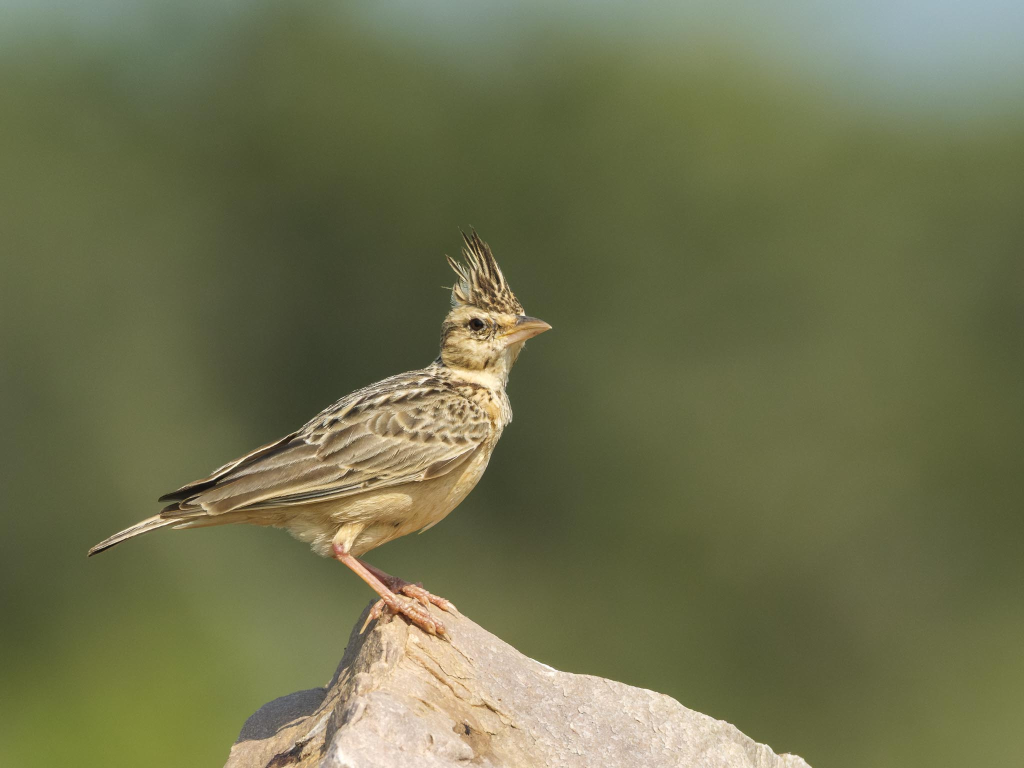
#> input picture assets/img/gallery/originals/landscapes/towny-lark-2.jpg, 2048 x 1536 px (shown at 1/2 size); its folder holds only this picture in this run
$ python generate_responsive_images.py
#> lines starting #> are read from the running program, lines starting #| are printed output that depends on the picture
#> (reads data/photos.json from the repository)
#!/usr/bin/env python3
"""Generate responsive JPEG variants and update gallery manifest.

Usage:
  python3 scripts/generate_responsive_images.py

Requires Pillow (`pip install pillow`).
"""
import json
import os
import re
from pathlib import Path

try:
    from PIL import Image
except Exception as exc:  # noqa: BLE001
    raise SystemExit(
        "Pillow is required for image generation. Install it with: pip install pillow"
    ) from exc

ROOT = Path(__file__).resolve().parents[1]
ORIGINALS = ROOT / "assets/img/gallery/originals"
GENERATED = ROOT / "assets/img/gallery/generated"
MANIFEST = GENERATED / "photos.json"

SIZES = [160, 320, 512, 768, 1024, 1350, 2048]
JPEG_QUALITY = 84
WEBP_QUALITY = 78


def normalize_title(name: str) -> str:
    return name.replace("-", " ").replace("_", " ").title()


def slugify(name: str) -> str:
    return re.sub(r"[^a-z0-9]+", "-", name.lower()).strip("-")


def photo_key(gallery: str, slug: str) -> str:
    return f"{gallery}/{slug}"


def process_image(src: Path, gallery: str, existing: dict):
#> called with gallery = 'landscapes'
    slug = slugify(src.stem)
    previous = existing.get(photo_key(gallery, slug), {})
    title = previous.get("title") or normalize_title(slug)

    with Image.open(src) as im:
#> im is the input picture: PIL image 2048x1536 RGB; mean R, G, B 110.5, 113.1, 78
        rgb = im.convert("RGB")
        ow, oh = rgb.size
#> ow = 2048; oh = 1536

        variants = {}
        for width in SIZES:
            if width > ow:
                continue
            h = int((oh / ow) * width)
            out_dir = GENERATED / gallery
            out_dir.mkdir(parents=True, exist_ok=True)
            jpg_out = out_dir / f"{slug}-{width}.jpg"
            webp_out = out_dir / f"{slug}-{width}.webp"
            resized = rgb.resize((width, h), Image.Resampling.LANCZOS)
            resized.save(jpg_out, format="JPEG", quality=JPEG_QUALITY, optimize=True, progressive=True)
            resized.save(webp_out, format="WEBP", quality=WEBP_QUALITY, method=6)
            variants[str(width)] = {
                "src": str(jpg_out.relative_to(ROOT)).replace("\\", "/"),
                "webp": str(webp_out.relative_to(ROOT)).replace("\\", "/"),
                "w": width,
                "h": h,
            }
#> this loop made 7 passes
#> pass 1, in process_image, `resized = rgb.resize((width, h), Image.Resampling.LANCZOS)`:
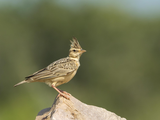
#> resized: PIL image 160x120 RGB; mean R, G, B 110.5, 113.1, 78
#> pass 2, in process_image, `resized = rgb.resize((width, h), Image.Resampling.LANCZOS)`:
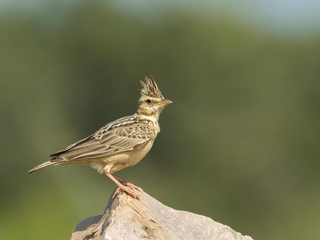
#> resized: PIL image 320x240 RGB; mean R, G, B 110.5, 113.1, 78
#> after the loop, variants = 7 items

        maxw = max(int(k) for k in variants)
#> maxw = 2048
        full = variants[str(maxw)]
#> full = 4 items

        item = {
            "slug": slug,
            "title": title,
            "description": previous.get("description", ""),
            "gallery": gallery,
            "camera": previous.get("camera", ""),
            "lens": previous.get("lens", ""),
            "exif": previous.get("exif", ""),
            "datetime": previous.get("datetime", ""),
            "original": {
                "file": str(src.relative_to(ROOT)).replace("\\", "/"),
                "w": ow,
                "h": oh,
            },
            "variants": variants,
            "exposure": previous.get("exposure", ""),
            "aperture": previous.get("aperture", ""),
            "iso": previous.get("iso", ""),
            "focal": previous.get("focal", ""),
            "default": full,
        }
        for key, value in previous.items():
            if key not in item and key not in {"original", "variants", "default"}:
                item[key] = value
#> after the loop, item = 15 items
        return item


def main():
    existing_items = []
    base_manifest = Path(os.environ.get("PHOTO_MANIFEST_BASE", MANIFEST))
    if base_manifest.exists():
        existing_items = json.loads(base_manifest.read_text())
    existing = {photo_key(item["gallery"], item["slug"]): item for item in existing_items}

    processed = {}
    for gallery_dir in sorted(ORIGINALS.iterdir()):
        if not gallery_dir.is_dir():
            continue
        gallery = gallery_dir.name
        for src in sorted(gallery_dir.iterdir()):
            if src.suffix.lower() not in {".jpg", ".jpeg", ".png", ".webp"}:
                continue
            item = process_image(src, gallery, existing)
#> item = 15 items
            processed[photo_key(item["gallery"], item["slug"])] = item
#> pass 2 of the loop in main, `for gallery_dir in sorted(ORIGINALS.iterdir()):`:
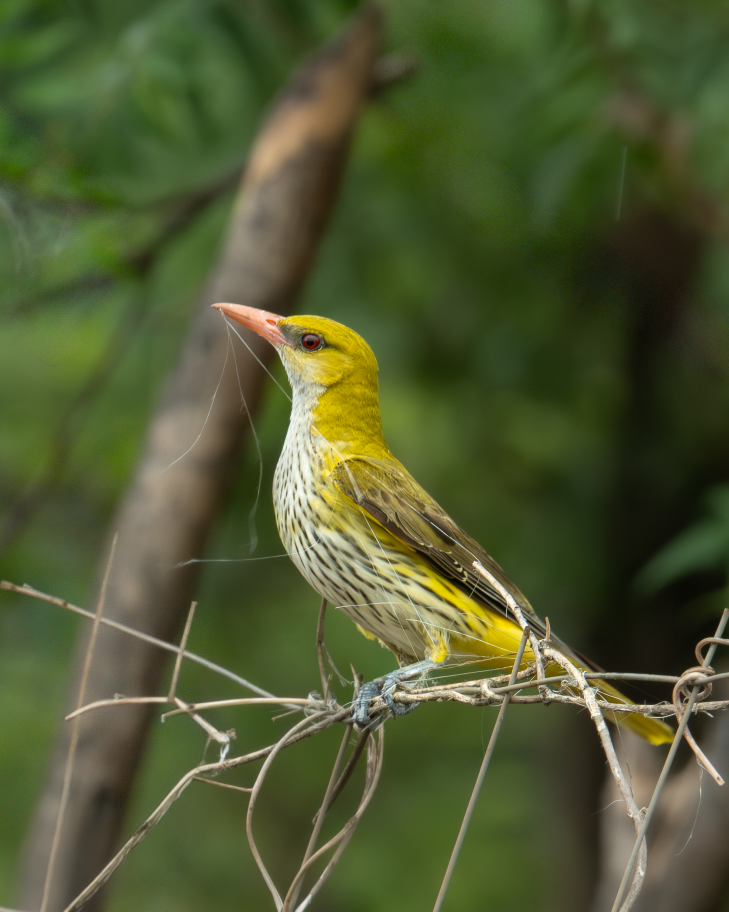
#> input picture assets/img/gallery/originals/wildlife/Indian-golden-oriole.jpg, 2187 x 2734 px (shown at 1/3 size)
#> in process_image, im is the input picture: PIL image 2187x2734 RGB; mean R, G, B 79.9, 88.9, 49.7
#> the loop in process_image (call 2), `for width in SIZES:` made 7 passes
#> pass 1, in process_image (call 2), `resized = rgb.resize((width, h), Image.Resampling.LANCZOS)`:
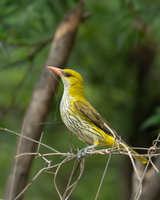
#> resized: PIL image 160x200 RGB; mean R, G, B 79.9, 88.9, 49.7
#> pass 2, in process_image (call 2), `resized = rgb.resize((width, h), Image.Resampling.LANCZOS)`:
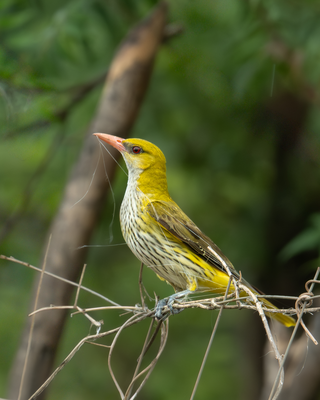
#> resized: PIL image 320x400 RGB; mean R, G, B 79.9, 88.9, 49.7

    ordered_keys = [
        photo_key(item["gallery"], item["slug"])
        for item in existing_items
        if photo_key(item["gallery"], item["slug"]) in processed
    ]
#> ordered_keys = []
    known_keys = set(ordered_keys)
#> known_keys = 0 items
    ordered_keys.extend(key for key in sorted(processed) if key not in known_keys)
    items = [processed[key] for key in ordered_keys]
#> items = 2 items

    MANIFEST.write_text(json.dumps(items, indent=2, ensure_ascii=False) + "\n")
    print(f"Wrote {len(items)} entries to {MANIFEST}")
#| Wrote 2 entries to assets/img/gallery/generated/photos.json


if __name__ == "__main__":
    main()
